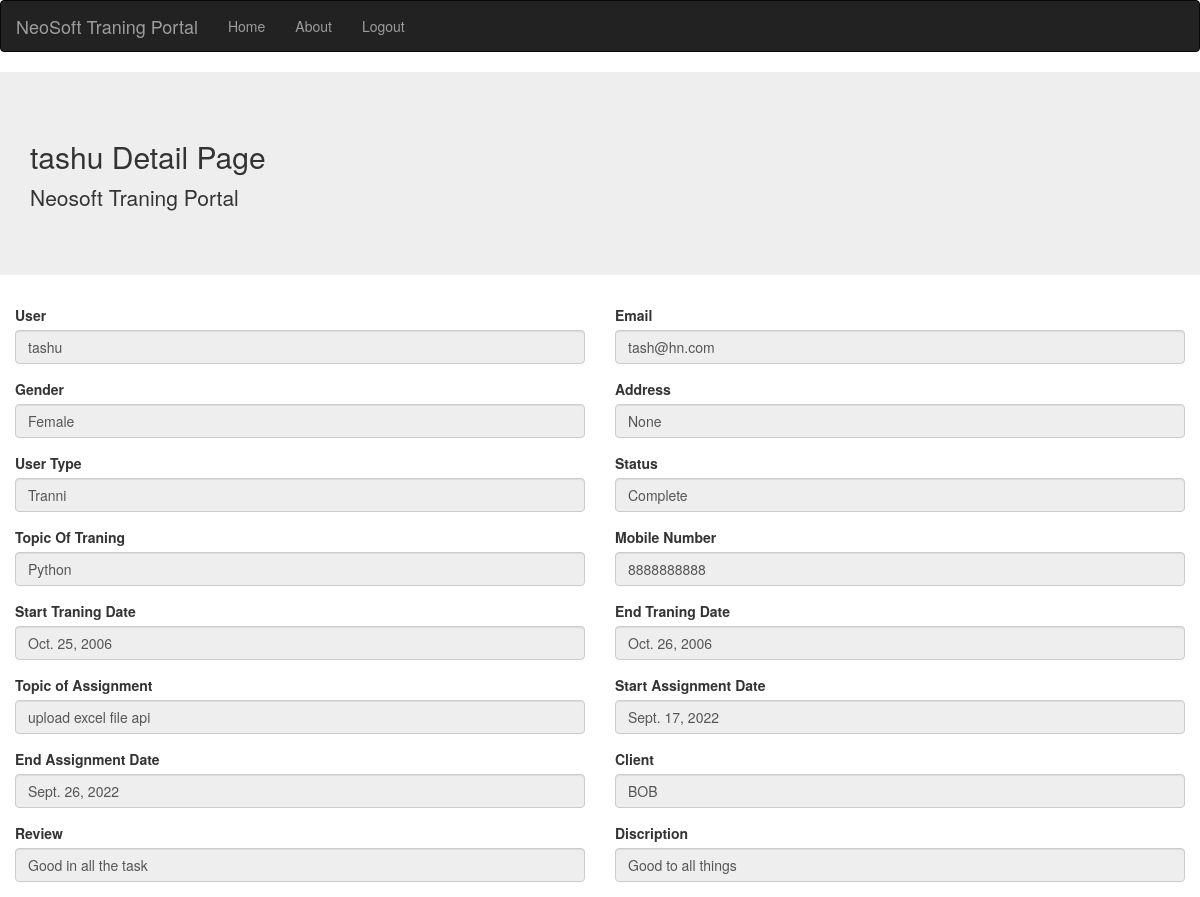
The app's page /detail/4/, older data.
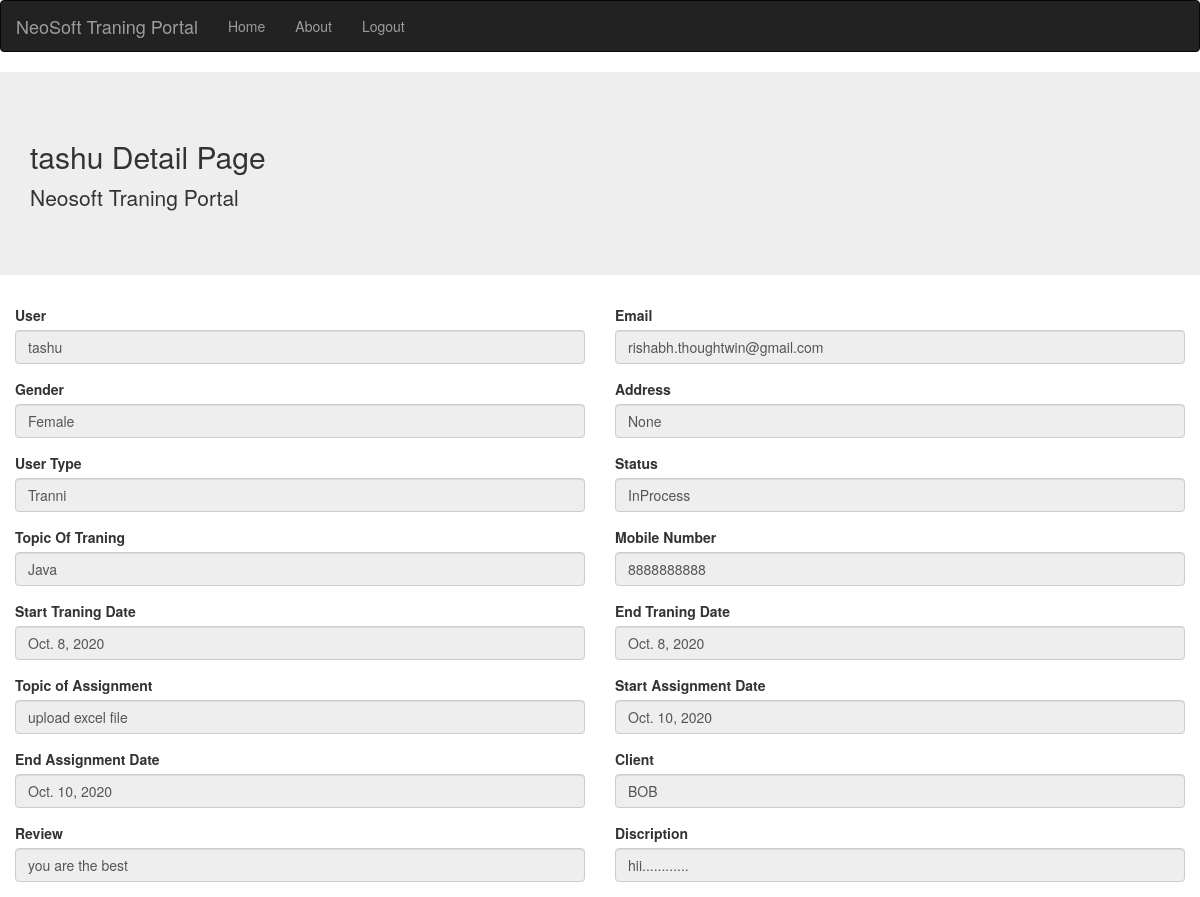
The same page, newer data.
### core/models.py (models this page shows, shortened)
class User(AbstractUser):
    mobile_number = models.CharField(
        max_length=40, unique=True, blank=False, null=False, db_index=True
    )
    address = models.CharField(max_length=255, blank=True, null=True)
    field_type = models.CharField(choices=STATE_CHOICE, max_length=50)
    User_type = models.CharField(choices=STATE_CHOICE2, max_length=50)
    assigned_client = models.CharField(max_length=100)
    DOB = models.DateField(null=True,blank=True)
    gender = models.CharField(choices=STATE_CHOICE1, max_length=50)
    def __str__(self):
        return f"{self.first_name}"

class Traning(models.Model):
    user = models.ForeignKey(User,on_delete=models.CASCADE)
    status = models.CharField(choices=STATE_CHOICE3, max_length=50)
    Start_traning_date = models.DateField(auto_now=False, auto_now_add=False)
    End_traning_date = models.DateField(auto_now=False, auto_now_add=False)
    discription = models.TextField(max_length=500,null=True ,blank=True)

class Assignment(models.Model):
    Start_traning_date = models.DateField(auto_now=False, auto_now_add=False)
    End_traning_date = models.DateField(auto_now=False, auto_now_add=False)
    Topic_of_assignment = models.CharField(max_length=50)
    user = models.ForeignKey(User,on_delete=models.CASCADE)

class Review(models.Model):
    review = models.TextField(max_length=100)
    user = models.ForeignKey(User,on_delete=models.CASCADE)

### core/views.py (the view)
# urls.py: path('detail/<int:pk>/',UserDetailView.as_view(),name='user-detail'),
class UserDetailView(View):
    def get(self,request,*args,**kwargs):
        if request.method == "GET":
            user_id=kwargs.get('pk')
            user = User.objects.filter(pk=user_id).last()
            assignment= Assignment.objects.filter(user_id=user_id).last()
            traning = Traning.objects.filter(user_id=user_id).last()
            review = Review.objects.filter(user_id=user_id).last()
            client = Client.objects.filter(user_id=user_id).last()
            return render(request, 'core/user_detail_page.html', {'user':user,'assignment':assignment,'traning':traning,'review':review,'client':client})

### core/templates/core/user_detail_page.html (shortened to what the changed rows need)
{% extends 'core/base.html' %}
{%load static %}
{% block content %}
<head>
</head>
<body>
	<div class="jumbotron jumbotron-fluid">
		<div class="container">
		  <h2 class="display-4">{{user}} Detail Page</h2>
		  <p class="lead">Neosoft Traning Portal</p>
		</div>
	</div>
	<div class="col-md-6">
		<div class="form-group">
			<label>User</label>
			<input
			class="form-control"
			type="text"
			formControlName="drive_type"
			placeholder="Username"
			value="{{user.first_name}}"
			readonly/>
		</div>
	</div>
	<div class="col-md-6">
		<div class="form-group">
			<label>Email</label>
			<input
			class="form-control"
			type="text"
			formControlName="drive_type"
			placeholder="Email"
			value='{{user.email}}'
			readonly/>
		</div>
	</div>
	<div class="col-md-6">
		<div class="form-group">
			<label>Gender</label>
			<input
			class="form-control"
			type="text"
			formControlName="drive_type"
			placeholder="Gender"
			value='{{user.gender}}'
			readonly/>
		</div>
	</div>
	<div class="col-md-6">
		<div class="form-group">
			<label>Address</label>
			<input
			class="form-control"
			type="text"
			formControlName="drive_type"
			placeholder="Address"
			value='{{user.address}}'
			readonly/>
		</div>
	</div>
	<div class="col-md-6">
		<div class="form-group">
			<label>User Type</label>
			<input class="form-control" type="text" formControlName="drive_type" placeholder="User Type" value="{{user.User_type}}"readonly>
		</div>
	</div>
	<div class="col-md-6">
		<div class="form-group">
			<label>Status</label>
			<input
			class="form-control"
			type="text"
			formControlName="drive_type"
			placeholder="Status"
			value='{{traning.status}}'
			readonly/>
		</div>
	</div>
	<div class="col-md-6">
		<div class="form-group">
			<label>Topic Of Traning</label>
			<input class="form-control" type="text" formControlName="drive_type" placeholder="Topic of Traning" value="{{user.field_type}}"readonly>
		</div>
	</div>
	<div class="col-md-6">
		<div class="form-group">
			<label>Mobile Number </label>
			<input class="form-control" type="text" formControlName="drive_type" placeholder="Mobile number" value="{{user.mobile_number}}"readonly>
		</div>
	</div>
	<div class="col-md-6">
		<div class="form-group">
			<label>Start Traning Date</label>
			<input
			class="form-control"
			type="text"
			formControlName="drive_type"
			placeholder="Start Traning Date"
			value='{{ traning.Start_traning_date }}'
			readonly/>
		</div>
	</div>
	<div class="col-md-6">
		<div class="form-group">
			<label>End Traning Date</label>
			<input
			class="form-control"
			type="text"
			formControlName="drive_type"
			placeholder="End Traning Date"
			value='{{traning.End_traning_date}}'
			readonly/>
		</div>
	</div>
	<div class="col-md-6">
		<div class="form-group">
			<label>Topic of Assignment</label>
			<input
			class="form-control"
			type="text"
			formControlName="drive_type"
			placeholder="Topic Of Assignment"
			value="{{assignment.Topic_of_assignment}}"
			readonly/>
		</div>
	</div>
	<div class="col-md-6">
		<div class="form-group">
			<label>Start Assignment Date</label>
			<input
			class="form-control"
			type="text"
			formControlName="drive_type"
			placeholder="Start Assignment Date"
			value='{{ assignment.Start_traning_date }}'
			readonly/>
		</div>
	</div>
	<div class="col-md-6">
		<div class="form-group">
			<label>End Assignment Date</label>
			<input
			class="form-control"
			type="text"
			formControlName="drive_type"
			placeholder="End Assignment Date"
			value='{{assignment.End_traning_date}}'
			readonly/>
		</div>
	</div>
	<div class="col-md-6">
		<div class="form-group">
			<label>Review</label>
			<input
			class="form-control"
			type="text"
			formControlName="drive_type"
			placeholder="Review"
			value='{{review.review}}'
			readonly/>
		</div>
	</div>
	<div class="col-md-6">
		<div class="form-group">
			<label>Discription</label>
			<input
			class="form-control"
			type="text"
			formControlName="drive_type"
			placeholder="Discription"
			value='{{traning.discription}}'
			readonly/>
		</div>
	</div>
</body>
{% endblock %}

Row changes from the older to the newer data that the page shows:
removed Traning: status "Complete", Start_traning_date "Oct. 25, 2006", End_traning_date "Oct. 26, 2006", discription "Good to all things"
no longer on this page (row unchanged): Assignment: Topic_of_assignment "upload excel file api", Start_traning_date "Sept. 17, 2022", End_traning_date "Sept. 26, 2022"
removed Review: review "Good in all the task"
changed User "tashu": email "tash@hn.com" → "rishabh.thoughtwin@gmail.com"; field_type "Python" → "Java"
added Traning: status "InProcess", Start_traning_date "Oct. 8, 2020", End_traning_date "Oct. 8, 2020", discription "hii............"
added Assignment: Topic_of_assignment "upload excel file", Start_traning_date "Oct. 10, 2020", End_traning_date "Oct. 10, 2020"
added Review: review "you are the best"
